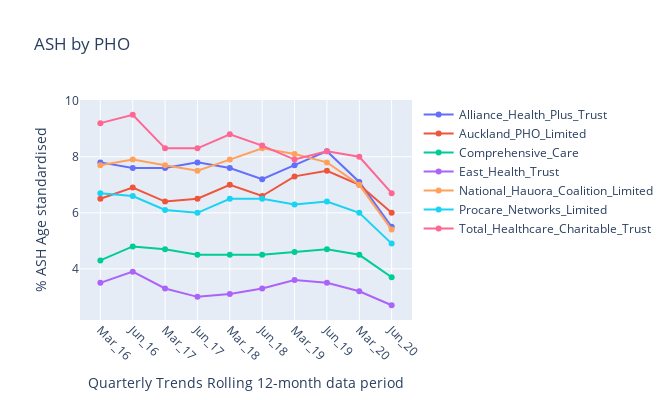

Notebook source saved alongside this figure:
### Code cell
PHO = DHBPert[['Alliance_Health_Plus_Trust','Auckland_PHO_Limited','Comprehensive_Care', 'East_Health_Trust',
               'National_Hauora_Coalition_Limited','Procare_Networks_Limited','Total_Healthcare_Charitable_Trust']]


PHO=PHO.round(3)
# Declare a list that is to be converted into a column 
Monthly = ['Mar_16','Jun_16', 'Mar_17','Jun_17','Mar_18','Jun_18','Mar_19', 'Jun_19','Mar_20','Jun_20'] 
PHO=PHO.dropna()
# Using 'Address' as the column name 
# and equating it to the list 
PHO['Monthly'] = Monthly 
PHO=PHO.dropna()
random_x = PHO["Monthly"].tolist()
# using to_numpy() 
random_y0 = PHO['Alliance_Health_Plus_Trust'].tolist()   

random_y1 = PHO['Auckland_PHO_Limited'].tolist()  

random_y2 = PHO['Comprehensive_Care'].tolist()   

random_y3 = PHO['East_Health_Trust'].tolist() 

random_y4 = PHO['National_Hauora_Coalition_Limited'].tolist()

random_y5 = PHO['Procare_Networks_Limited'].tolist()

random_y6 = PHO['Total_Healthcare_Charitable_Trust'].tolist()
#import 7umpy as np

# Create traces
fig = go.Figure()
fig.add_trace(go.Scatter(x=random_x, y=random_y0,
                    mode='lines+markers',
                    name='Alliance_Health_Plus_Trust'))
fig.add_trace(go.Scatter(x=random_x, y=random_y1,
                    mode='lines+markers',
                    name='Auckland_PHO_Limited'))
fig.add_trace(go.Scatter(x=random_x, y=random_y2,
                   mode='lines+markers',
                    name='Comprehensive_Care'))
fig.add_trace(go.Scatter(x=random_x, y=random_y3,
                   mode='lines+markers',
                    name='East_Health_Trust'))
fig.add_trace(go.Scatter(x=random_x, y=random_y4,
                   mode='lines+markers',
                    name='National_Hauora_Coalition_Limited'))
fig.add_trace(go.Scatter(x=random_x, y=random_y5,
                   mode='lines+markers',
                    name='Procare_Networks_Limited'))
fig.add_trace(go.Scatter(x=random_x, y=random_y6,
                   mode='lines+markers',
                    name='Total_Healthcare_Charitable_Trust'))
# Edit the layout
#fig.update_layout(title='Pertusiss by Ethnicity',
                   #xaxis_title='Quarter',
                   #yaxis_title='Percentage')

fig.update_layout(xaxis_type='category',
                  title_text='ASH by PHO',
                  xaxis_title='Quarterly Trends Rolling 12-month data period',
                  yaxis_title='% ASH Age standardised')
fig.update_xaxes(tickangle=45)
fig.update_yaxes(tickformat="P")
#fig.update_layout(legend_orientation="h")
fig.update_layout(showlegend=True)
fig.update_layout(autosize=False,
                 width=670,
                 height=400,)
fig.show()
plt.show()

### Figure 1 — Plotly figure (JSON) as saved in the notebook; plotly's stock layout.template omitted (floating-point values rounded to 4 significant figures)
{"data": [{"mode": "lines+markers", "name": "Alliance_Health_Plus_Trust", "type": "scatter", "x": ["Mar_16", "Jun_16", "Mar_17", "Jun_17", "Mar_18", "Jun_18", "Mar_19", "Jun_19", "Mar_20", "Jun_20"], "y": [7.8, 7.6, 7.6, 7.8, 7.6, 7.2, 7.7, 8.2, 7.1, 5.5]}, {"mode": "lines+markers", "name": "Auckland_PHO_Limited", "type": "scatter", "x": ["Mar_16", "Jun_16", "Mar_17", "Jun_17", "Mar_18", "Jun_18", "Mar_19", "Jun_19", "Mar_20", "Jun_20"], "y": [6.5, 6.9, 6.4, 6.5, 7, 6.6, 7.3, 7.5, 7, 6]}, {"mode": "lines+markers", "name": "Comprehensive_Care", "type": "scatter", "x": ["Mar_16", "Jun_16", "Mar_17", "Jun_17", "Mar_18", "Jun_18", "Mar_19", "Jun_19", "Mar_20", "Jun_20"], "y": [4.3, 4.8, 4.7, 4.5, 4.5, 4.5, 4.6, 4.7, 4.5, 3.7]}, {"mode": "lines+markers", "name": "East_Health_Trust", "type": "scatter", "x": ["Mar_16", "Jun_16", "Mar_17", "Jun_17", "Mar_18", "Jun_18", "Mar_19", "Jun_19", "Mar_20", "Jun_20"], "y": [3.5, 3.9, 3.3, 3, 3.1, 3.3, 3.6, 3.5, 3.2, 2.7]}, {"mode": "lines+markers", "name": "National_Hauora_Coalition_Limited", "type": "scatter", "x": ["Mar_16", "Jun_16", "Mar_17", "Jun_17", "Mar_18", "Jun_18", "Mar_19", "Jun_19", "Mar_20", "Jun_20"], "y": [7.7, 7.9, 7.7, 7.5, 7.9, 8.3, 8.1, 7.8, 7, 5.4]}, {"mode": "lines+markers", "name": "Procare_Networks_Limited", "type": "scatter", "x": ["Mar_16", "Jun_16", "Mar_17", "Jun_17", "Mar_18", "Jun_18", "Mar_19", "Jun_19", "Mar_20", "Jun_20"], "y": [6.7, 6.6, 6.1, 6, 6.5, 6.5, 6.3, 6.4, 6, 4.9]}, {"mode": "lines+markers", "name": "Total_Healthcare_Charitable_Trust", "type": "scatter", "x": ["Mar_16", "Jun_16", "Mar_17", "Jun_17", "Mar_18", "Jun_18", "Mar_19", "Jun_19", "Mar_20", "Jun_20"], "y": [9.2, 9.5, 8.3, 8.3, 8.8, 8.4, 7.9, 8.2, 8, 6.7]}], "layout": {"autosize": false, "height": 400, "showlegend": true, "title": {"text": "ASH by PHO"}, "width": 670, "xaxis": {"tickangle": 45, "title": {"text": "Quarterly Trends Rolling 12-month data period"}, "type": "category"}, "yaxis": {"tickformat": "P", "title": {"text": "% ASH Age standardised"}}}}
